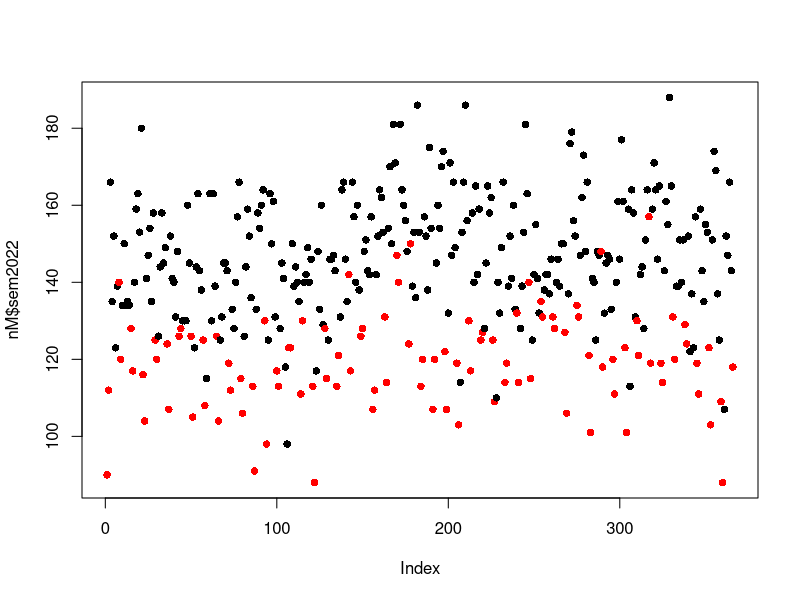

Recreate this plot in R.
#Datos en: https://www.madrid.org/iestadis/fijas/estructu/demograficas/mnp/estructu_1nac.htm

nM = read.csv2("nacimientosMadrid.csv")
colp = rep("black", dim(nM)[1])
for (i in 1:dim(nM)[1]) {
  if (nM$LF.2022[i] == "F") {colp[i]="red"}
}

plot(nM$ano2022, nM$sem2022, type="p", pch = 16, col = colp, )